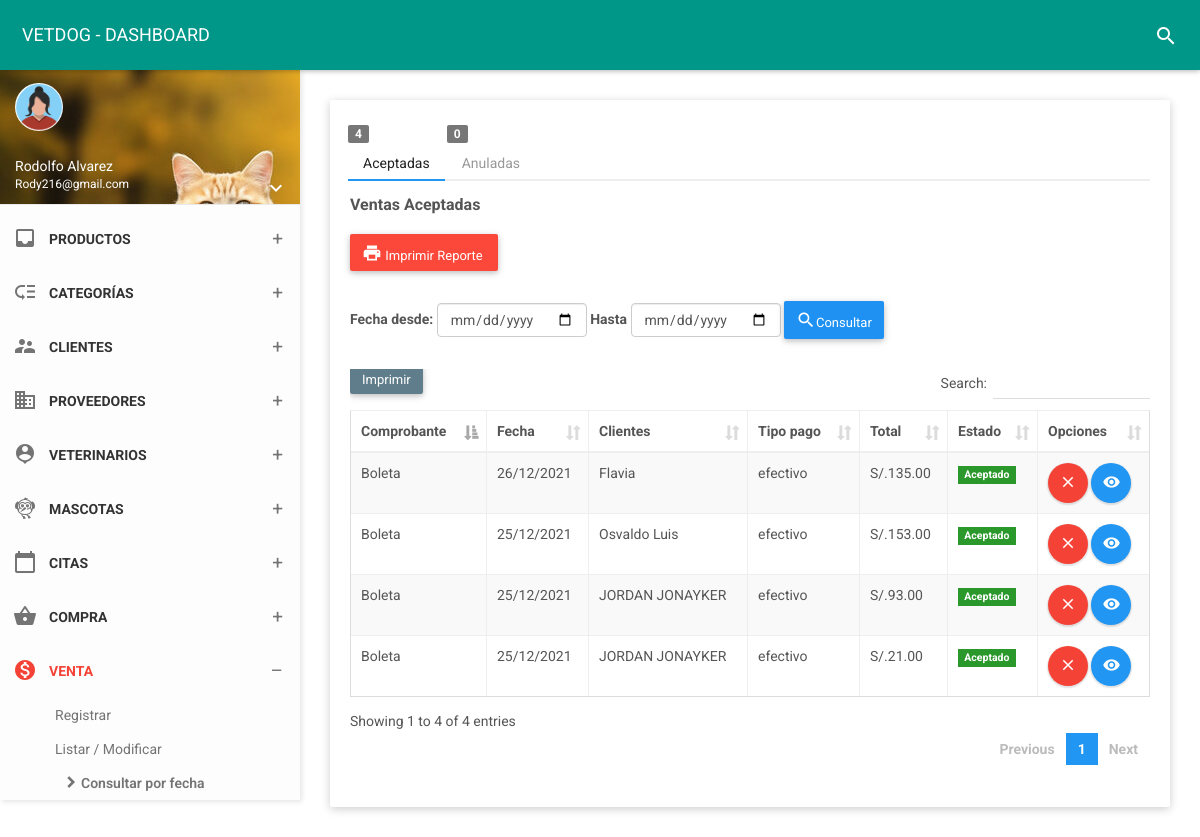
/vista/venta/venta_fecha (signed in), run on the app's committed database.
### tables this page shows
CREATE TABLE `venta` (
  `id_venta` int(11) NOT NULL,
  `fecha` datetime NOT NULL,
  `numfact` int(11) NOT NULL,
  `estado` char(1) NOT NULL,
  `id_due` int(11) NOT NULL,
  `total` decimal(10,2) NOT NULL,
  `tipoc` varchar(25) NOT NULL,
  `tipopa` varchar(25) NOT NULL,
  `numtarj` char(20) NOT NULL,
  `typetarj` varchar(20) NOT NULL,
  `nomtarj` varchar(40) NOT NULL,
  `expmon` char(1) NOT NULL,
  `expyear` char(2) NOT NULL,
  `cvc` char(4) NOT NULL,
  `recibir` decimal(10,2) NOT NULL,
  `cambio` decimal(10,2) NOT NULL
);

CREATE TABLE `owner` (
  `id_due` int(11) NOT NULL,
  `dni_due` char(8) NOT NULL,
  `nom_due` varchar(35) NOT NULL,
  `ape_due` varchar(35) NOT NULL,
  `fecnaci` varchar(35) NOT NULL,
  `movil` char(9) NOT NULL,
  `fijo` char(6) NOT NULL,
  `correo` varchar(30) NOT NULL,
  `direc` varchar(150) NOT NULL,
  `estado` char(1) NOT NULL,
  `usuario` varchar(25) NOT NULL,
  `contra` varchar(255) NOT NULL,
  `cargo` int(11) NOT NULL,
  `foto` varchar(255) NOT NULL,
  `fere` timestamp NOT NULL DEFAULT current_timestamp() ON UPDATE current_timestamp()
);

### vista/venta/adminDAO.php (called while the page is built, shortened)
<?php
	class AccesoDB{
	private static $cnPDO = null;
	public static function getConnectionPDO(){
		if( self::$cnPDO == null){
			try{
				$url = 'mysql:host=localhost;dbname=vetdog';
				$user = 'root';
				$pass = '';
				self::$cnPDO = new PDO($url,$user,$pass);
				self::$cnPDO->setAttribute(PDO::ATTR_ERRMODE, PDO::ERRMODE_EXCEPTION);
				self::$cnPDO->SetAttribute(PDO::ATTR_CASE, PDO::CASE_LOWER);
				self::$cnPDO->setAttribute(PDO::ATTR_DEFAULT_FETCH_MODE, PDO::FETCH_ASSOC);
				} catch (Exception $exc){
						throw $exc;
					}
			}
			return self::$cnPDO;
		}
	}
	function fechaNormal($fecha){
		$nfecha = date('d/m/Y',strtotime($fecha));
		return $nfecha;
	}
	class adminDAO{
		public function allBitacora(){
			try{
				$pdo = AccesoDB::getConnectionPDO();
				$sql = "SELECT id_venta, fecha, venta.estado, owner.id_due, owner.dni_due, owner.nom_due, owner.ape_due, owner.fecnaci, owner.correo, owner.movil, owner.fijo, owner.direc, venta.total, venta.tipoc, venta.tipopa, venta.numtarj, venta.typetarj, venta.nomtarj, venta.expmon, venta.expyear, venta.cvc, venta.recibir, venta.cambio FROM venta INNER JOIN owner ON venta.id_due = owner.id_due WHERE venta.estado='1'  ORDER BY id_venta DESC";
				$stmt = $pdo->prepare($sql);
				$stmt->execute();
				$return = $stmt->fetchAll();
				return $return;
			} catch (Exception $e){
				throw $e;
			}
		}
	}
?>

### vista/venta/imprimir_fe.php (the view, shortened to what this page needs)
<?php
require_once '../venta/adminDAO.php';
$impr = new adminDAO();
$datos = $impr->allBitacora();
?>
<?php
	if(count($datos)>0){
	for($x=0; $x<count($datos); $x++){
?>
	<tr>
		<td><?php echo $datos[$x]['tipoc']; ?></td>
		<td><?php echo fechaNormal($datos[$x]['fecha']); ?></td>
		<td><?php echo $datos[$x]['nom_due']; ?></td>
		<td><?php echo $datos[$x]['tipopa']; ?></td>
		<td>S/.<?php echo $datos[$x]['total']; ?></td>
		<td>
                <?php
                if($datos[$x]['estado']==1)  { ?>
                <form  method="get" action="javascript:activo('<?php echo $datos[$x]['id_venta']; ?>')">
                    <span class="label label-success">Aceptado</span>
                </form>
                <?php  }   else {?>
                    <form  method="get" action="javascript:inactivo('<?php echo $datos[$x]['id_venta']; ?>')">
                        <button type="submit" class="btn btn-danger btn-xs">Anuladas</button>
                     </form>
                        <?php  } ?>
        </td>
        <td>
                <a type="button" data-toggle="modal" href="#delete_<?php echo $datos[$x]['id_venta']; ?>"  class="btn bg-red btn-circle waves-effect waves-circle waves-float">
                    <i class="material-icons">close</i>
                </a>
                <a type="button" href="../venta/detalles?id=<?php echo $datos[$x]['id_venta']; ?>"  class="btn bg-blue btn-circle waves-effect waves-circle waves-float">
                    <i class="material-icons">remove_red_eye</i>
                </a>
            </td>
	</tr>
<?php
	}
	}else{
?>
	<tr class="odd"><td valign="top" colspan="8" class="dataTables_empty">No hay datos disponibles en la tabla</td></tr>
<?php
	}
?>

### data on the page
venta: tipoc "Boleta", fecha "26/12/2021", id_due.nom_due "Flavia", tipopa "efectivo", total "135.00"
venta: tipoc "Boleta", fecha "25/12/2021", id_due.nom_due "Osvaldo Luis", tipopa "efectivo", total "153.00"
venta: tipoc "Boleta", fecha "25/12/2021", id_due.nom_due "JORDAN JONAYKER", tipopa "efectivo", total "93.00"
venta: tipoc "Boleta", fecha "25/12/2021", id_due.nom_due "JORDAN JONAYKER", tipopa "efectivo", total "21.00"

### other printed values
$_SESSION['nombre'] "Rodolfo Alvarez"
$_SESSION['correo'] "Rody216@gmail.com"
$total "4"
$total "0"
